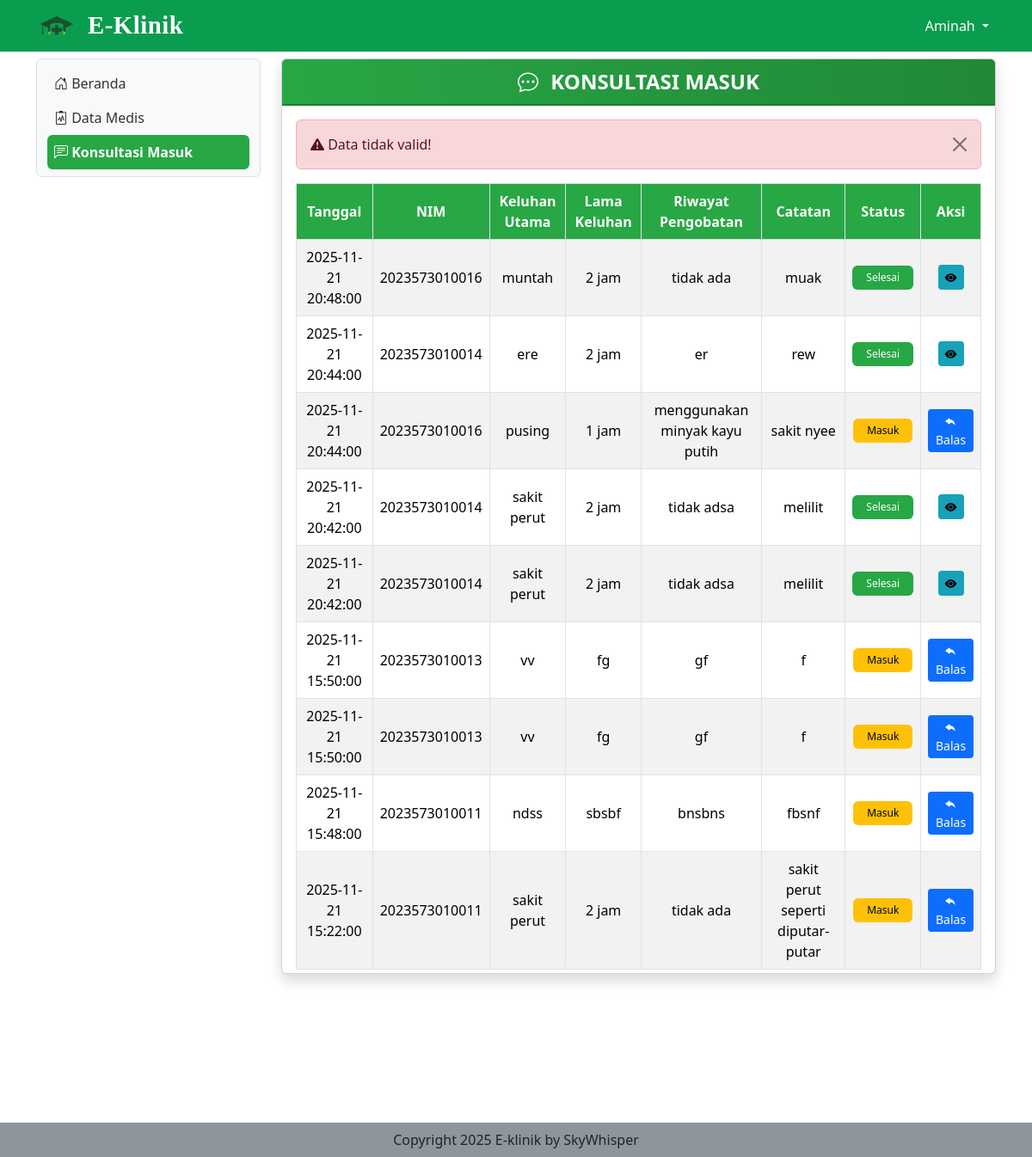
The app's page /index.php?x=konsultasimasuk&error=invalid (signed in), older data.
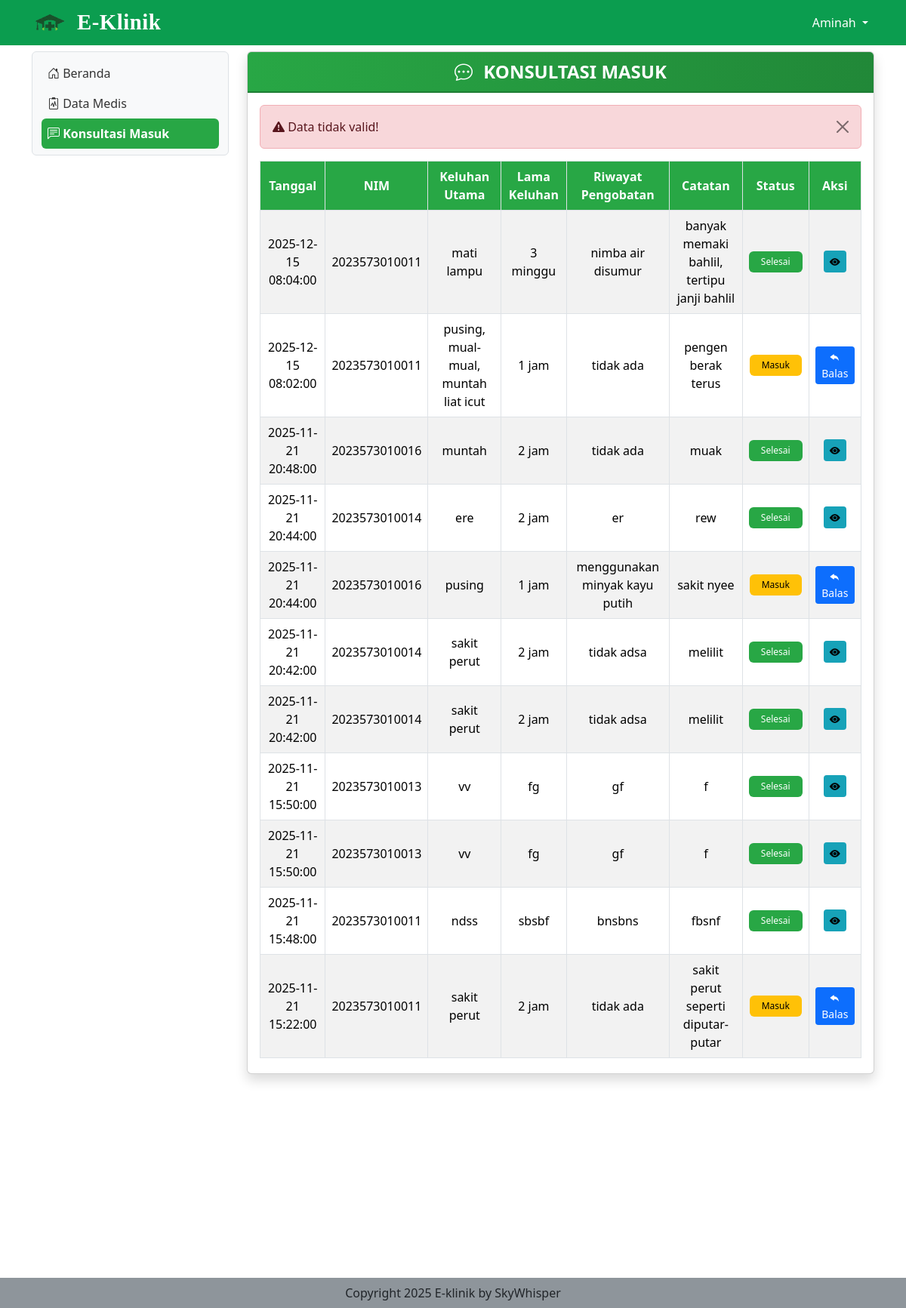
The same page, newer data.
### tables this page shows
CREATE TABLE `tindak_lanjut` (
  `id_tindak_lanjut` bigint(20) NOT NULL,
  `tgl_tindak_lanjut` datetime DEFAULT current_timestamp(),
  `diagnosa` text DEFAULT NULL,
  `resep_obat` text DEFAULT NULL,
  `saran_perawatan` text DEFAULT NULL,
  `id_konsultasi` bigint(20) DEFAULT NULL,
  `nim` varchar(50) DEFAULT NULL,
  `id_petugas` varchar(50) DEFAULT NULL
);

CREATE TABLE `konsultasi` (
  `id_konsultasi` bigint(20) NOT NULL,
  `tgl_konsultasi` datetime DEFAULT current_timestamp(),
  `keluhan_utama` text DEFAULT NULL,
  `lama_keluhan` text DEFAULT NULL,
  `riwayat_pengobatan_sendiri` text DEFAULT NULL,
  `catatan_mahasiswa` text DEFAULT NULL,
  `nim` varchar(50) DEFAULT NULL,
  `id_petugas` varchar(50) DEFAULT NULL,
  `status` varchar(20) DEFAULT NULL
);

### konsultasimasuk.php (the view, shortened to what this page needs)
<?php
include 'proses/connect.php';
$id_petugas = $_SESSION['username_eklinik'];
$stmt = mysqli_prepare($conn, "SELECT k.*, tl.tgl_tindak_lanjut, tl.diagnosa, tl.resep_obat, tl.saran_perawatan
        FROM konsultasi k
        LEFT JOIN tindak_lanjut tl ON k.id_konsultasi = tl.id_konsultasi
        WHERE k.id_petugas = ?
        ORDER BY k.tgl_konsultasi DESC");
mysqli_stmt_bind_param($stmt, "s", $id_petugas);
mysqli_stmt_execute($stmt);
$result = mysqli_stmt_get_result($stmt);
?>
<div class="col-lg-9 mt-2">
    <div class="card shadow">
        <div class="card-header">
            <i class="bi bi-chat-dots me-2"></i> KONSULTASI MASUK
        </div>
        <div class="card-body">
            <?php
            if (isset($_GET['error'])) {
                $error_msg = 'Terjadi kesalahan!';
                if ($_GET['error'] == 'empty') {
                    $error_msg = 'Semua field harus diisi!';
                } elseif ($_GET['error'] == 'invalid') {
                    $error_msg = 'Data tidak valid!';
                } elseif ($_GET['error'] == 'failed') {
                    $error_msg = 'Gagal menyimpan data!';
                }
                echo '<div class="alert alert-danger alert-dismissible fade show" role="alert">
                        <i class="bi bi-exclamation-triangle-fill"></i> ' . $error_msg . '
                        <button type="button" class="btn-close" data-bs-dismiss="alert"></button>
                      </div>';
            }
            ?>
            <table class="table table-bordered table-striped text-center">
                <thead>
                    <tr>
                        <th>Tanggal</th>
                        <th>NIM</th>
                        <th>Keluhan Utama</th>
                        <th>Lama Keluhan</th>
                        <th>Riwayat Pengobatan</th>
                        <th>Catatan</th>
                        <th>Status</th>
                        <th>Aksi</th>
                    </tr>
                </thead>
                <tbody>
                    <?php while ($row = mysqli_fetch_assoc($result)): ?>
                    <tr>
                        <td><?= htmlspecialchars($row['tgl_konsultasi']) ?></td>
                        <td><?= htmlspecialchars($row['nim']) ?></td>
                        <td><?= htmlspecialchars($row['keluhan_utama']) ?></td>
                        <td><?= htmlspecialchars($row['lama_keluhan']) ?></td>
                        <td><?= htmlspecialchars($row['riwayat_pengobatan_sendiri']) ?></td>
                        <td><?= htmlspecialchars($row['catatan_mahasiswa']) ?></td>
                        <td>
                            <?php if (empty($row['tgl_tindak_lanjut'])): ?>
                                <span class="badge text-bg-warning px-3 py-2">Masuk</span>
                            <?php else: ?>
                                <span class="badge text-bg-success px-3 py-2">Selesai</span>
                            <?php endif; ?>
                        </td>
                        <td>
                            <?php if (empty($row['tgl_tindak_lanjut'])): ?>
                                <button class="btn btn-primary btn-sm"
                                        data-bs-toggle="modal"
                                        data-bs-target="#balasModal"
                                        data-id="<?= htmlspecialchars($row['id_konsultasi']) ?>"
                                        data-nim="<?= htmlspecialchars($row['nim']) ?>">
                                    <i class="bi bi-reply-fill"></i> Balas
                                </button>
                            <?php else: ?>
                                <button class="btn btn-info btn-sm"
                                        data-bs-toggle="modal"
                                        data-bs-target="#detailModal"
                                        data-nim="<?= htmlspecialchars($row['nim']) ?>"
                                        data-keluhan="<?= htmlspecialchars($row['keluhan_utama']) ?>"
                                        data-lama="<?= htmlspecialchars($row['lama_keluhan']) ?>"
                                        data-riwayat="<?= htmlspecialchars($row['riwayat_pengobatan_sendiri']) ?>"
                                        data-catatan="<?= htmlspecialchars($row['catatan_mahasiswa']) ?>"
                                        data-tgl="<?= htmlspecialchars($row['tgl_tindak_lanjut']) ?>"
                                        data-diagnosa="<?= htmlspecialchars($row['diagnosa']) ?>"
                                        data-resep="<?= htmlspecialchars($row['resep_obat']) ?>"
                                        data-saran="<?= htmlspecialchars($row['saran_perawatan']) ?>">
                                    <i class="bi bi-eye-fill"></i>
                                </button>
                            <?php endif; ?>
                        </td>
                    </tr>
                    <?php endwhile; ?>
                </tbody>
            </table>
        </div>
    </div>
</div>

Row changes from the older to the newer data that the page shows:
no longer on this page (row edited): konsultasi: tgl_konsultasi "2025-11-21 15:50:00", nim "2023573010013", keluhan_utama "vv", lama_keluhan "fg", riwayat_pengobatan_sendiri "gf", catatan_mahasiswa "f", shows "Masuk"
no longer on this page (row edited): konsultasi: tgl_konsultasi "2025-11-21 15:50:00", nim "2023573010013", keluhan_utama "vv", lama_keluhan "fg", riwayat_pengobatan_sendiri "gf", catatan_mahasiswa "f", shows "Masuk"
no longer on this page (row edited): konsultasi: tgl_konsultasi "2025-11-21 15:48:00", nim "2023573010011", keluhan_utama "ndss", lama_keluhan "sbsbf", riwayat_pengobatan_sendiri "bnsbns", catatan_mahasiswa "fbsnf", shows "Masuk"
added tindak_lanjut: id_konsultasi.tgl_konsultasi "2025-12-15 08:04:00", id_konsultasi.nim "2023573010011", id_konsultasi.keluhan_utama "mati lampu", id_konsultasi.lama_keluhan "3 minggu", id_konsultasi.riwayat_pengobatan_sendiri "nimba air disumur", id_konsultasi.catatan_mahasiswa "banyak memaki bahlil, tertipu janji bahlil", shows "Selesai"
added konsultasi: tgl_konsultasi "2025-12-15 08:02:00", nim "2023573010011", keluhan_utama "pusing, mual-mual, muntah liat icut", lama_keluhan "1 jam", riwayat_pengobatan_sendiri "tidak ada", catatan_mahasiswa "pengen berak terus", shows "Masuk"
added tindak_lanjut: id_konsultasi.tgl_konsultasi "2025-11-21 15:50:00", id_konsultasi.nim "2023573010013", id_konsultasi.keluhan_utama "vv", id_konsultasi.lama_keluhan "fg", id_konsultasi.riwayat_pengobatan_sendiri "gf", id_konsultasi.catatan_mahasiswa "f", shows "Selesai"
added tindak_lanjut: id_konsultasi.tgl_konsultasi "2025-11-21 15:50:00", id_konsultasi.nim "2023573010013", id_konsultasi.keluhan_utama "vv", id_konsultasi.lama_keluhan "fg", id_konsultasi.riwayat_pengobatan_sendiri "gf", id_konsultasi.catatan_mahasiswa "f", shows "Selesai"
added tindak_lanjut: id_konsultasi.tgl_konsultasi "2025-11-21 15:48:00", id_konsultasi.nim "2023573010011", id_konsultasi.keluhan_utama "ndss", id_konsultasi.lama_keluhan "sbsbf", id_konsultasi.riwayat_pengobatan_sendiri "bnsbns", id_konsultasi.catatan_mahasiswa "fbsnf", shows "Selesai"
